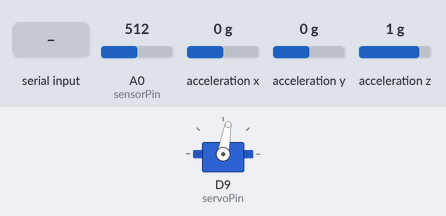
A sketch run on a simulated Arduino Nano 33 IoT. On the bench: servo. The test bench sets the inputs (shaded band); at power-on: A0 (sensorPin) = 512, acceleration x 0 g, acceleration y 0 g, acceleration z 1 g. What the sketch prints to the serial monitor is not drawn.

Above: at 1.2 s.
1.3 s: "30,150\n" received over Serial
At 2.5 s:
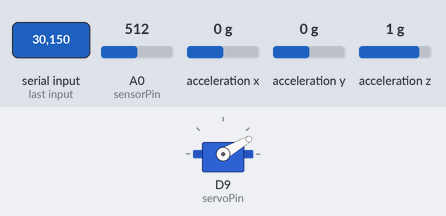
2.8 s: "200\n" received over Serial
At 3.2 s:
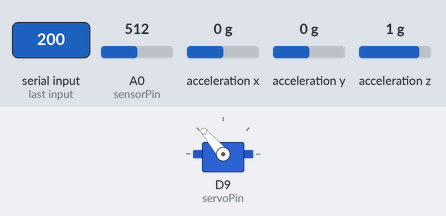
Timing chart, 0 to 5.8 s (numbered marks = the images above; inputs shaded):
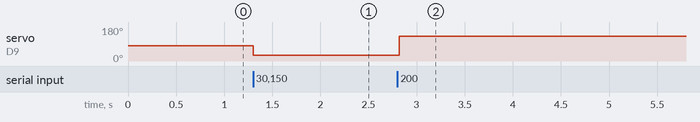

Measured:
- after the input at 1.3 s, servo on D9 (servoPin): 80° → 30° at once
- after the input at 2.8 s, servo on D9 (servoPin): 30° → 130° at once

The sketch:

distance_measure.ino
```cpp
#include <Servo.h>
#include <Arduino_LSM6DS3.h>  // For the built-in IMU on Nano 33 IoT

// ===================== Pin Assignments ======================
const int sensorPin = A0;    // Sharp IR sensor output -> A0
const int servoPin  = 9;     // Servo control pin -> 9

Servo myServo;

// For serial input
String inputString = "";
bool stringComplete = false;

// ==========================================================================
// SETUP
// ==========================================================================
void setup() {
  Serial.begin(9600);         // Open serial at 9600 bps
  while (!Serial) {
    // Wait for Serial on Nano 33 IoT
  }

  // Servo setup
  myServo.attach(servoPin);   // Attach the servo to pin 9
  myServo.write(80);           // Optionally, set servo to 0 degrees

  // IMU setup
  if (!IMU.begin()) {
    Serial.println("Failed to initialize IMU!");
    while (1) {
      delay(10);
    }
  }

  // Intro messages
  Serial.println("=== Sharp Distance + Servo Control + IMU Angles ===");
  Serial.println("1) Distance from IR sensor on A0 will be printed.");
  Serial.println("2) Pitch and Roll angles from built-in IMU will be printed.");
  Serial.println("3) Type an angle (0-180) and press Enter to move the servo.");
  Serial.println("====================================================");
}

// ==========================================================================
// LOOP
// ==========================================================================
void loop() {
  // -----------------------------------------------------------------------
  // 1. Read distance from Sharp sensor
  // -----------------------------------------------------------------------
  float distanceCm = readSharpDistanceCm(sensorPin);

  // -----------------------------------------------------------------------
  // 2. Read IMU data (pitch & roll)
  // -----------------------------------------------------------------------
  float roll = 0, pitch = 0;
  float xAcc, yAcc, zAcc;

  if (IMU.accelerationAvailable()) {
    IMU.readAcceleration(xAcc, yAcc, zAcc);

    // Compute Roll (rotation around X-axis)
    //   roll  = atan2(Y-axis, Z-axis)
    roll = atan2(yAcc, zAcc) * 180.0 / PI;

    // Compute Pitch (rotation around Y-axis)
    //   pitch = atan2(-X-axis, sqrt(Y^2 + Z^2))
    pitch = atan2(-xAcc, sqrt(yAcc * yAcc + zAcc * zAcc)) * 180.0 / PI;
  }

  // -----------------------------------------------------------------------
  // 3. Print the Distance + Angles
  // -----------------------------------------------------------------------
  Serial.print(" Distance: ");
  Serial.println(distanceCm, 1);
  //Serial.print(" cm | Pitch: ");
  //Serial.print(pitch, 1);
  //Serial.println(" deg");

  while (Serial.available() > 0) {
    char inChar = (char)Serial.read();
    if (inChar == '\n' || inChar == '\r') {
      // We got a newline -> user pressed Enter
      stringComplete = true;
    } else {
      // Accumulate the character into our inputString
      inputString += inChar;
    }
  }

  if (stringComplete) {
    int angle = inputString.toInt();      // Convert string to integer
    angle = constrain(angle, 24, 130);     // Constrain between 0 and 180
    myServo.write(angle);                 // Move servo
    inputString = "";
    stringComplete = false;
  }

  delay(20);
}

float readSharpDistanceCm(int pin) {
  int rawValue = analogRead(pin);                  // 0 - 1023
  float voltage = rawValue * (3.3 / 1023.0);       // Convert to voltage
  float distance = 27.728 * pow(voltage, -1.2045);
  Serial.print(rawValue);
  if (distance < 0) {
    distance = 0;
  }
  return distance;
}
```
